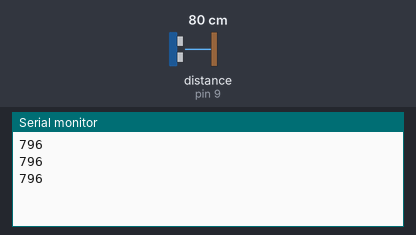
The sketch below on a simulated Arduino Uno, built with avr-gcc and run on an emulated ATmega328P. On the bench: the last lines printed to the serial monitor. Wiring (inferred from the names in the program): ultrasonic range finder: trigger pin 10; echo pin 9. The test bench sets the inputs (shaded band); at power-on: distance to the obstacle (sensor on pin 9) 80 cm. The echo pulse lasts 58.3 µs per cm.

Above: at 1.3 s.
1.4 s: distance to the obstacle (sensor on pin 9) set to 2 cm
At 1.9 s:
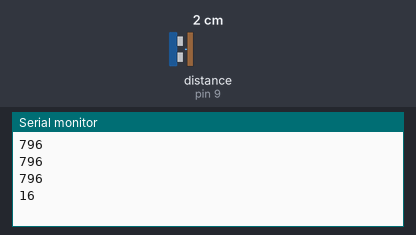
2.9 s: distance to the obstacle (sensor on pin 9) set to 4 cm
At 3.4 s:
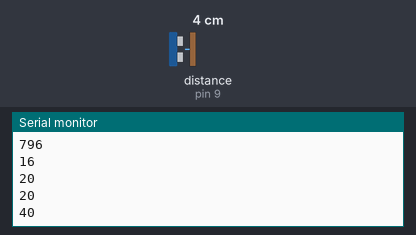
Timing chart, 0 to 5.9 s (numbered marks = the images above; inputs shaded):
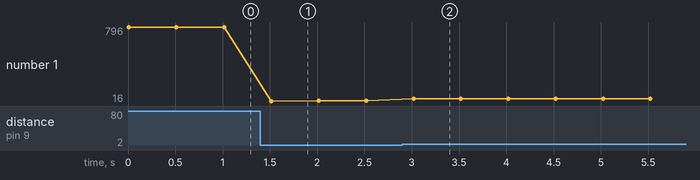

Measured:
- after the input at 1.4 s, the serial monitor: prints a new line after 0.12 s (image 1)
- after the input at 2.9 s, the serial monitor: prints a new line after 0.12 s (image 2)
- plotted number 1: 796 → 20 after the input at 1.4 s, 20 → 40 after the input at 2.9 s

The sketch:

sonar_basik_layout.ino
```cpp
int e_pin = 9;
int t_pin = 10;
int buzzer_pin=2;
long time;
int distance;
void setup() {
  // put your setup code here, to run once:
pinMode(t_pin,OUTPUT);
pinMode(e_pin,INPUT);
pinMode(buzzer_pin,INPUT);

Serial.begin(9600);
}

void loop() {
  digitalWrite(t_pin,HIGH);
  delayMicroseconds(10);
  digitalWrite(t_pin,LOW);
  time=pulseIn(e_pin,HIGH);
   distance =(time*0.343)/2;
    Serial.println(distance);

     if(distance<=40)
     {
      digitalWrite(buzzer_pin,HIGH);
      delay(500);
     }
   else
   {
    digitalWrite(buzzer_pin,LOW);
    delay(500);
   }
}
```
